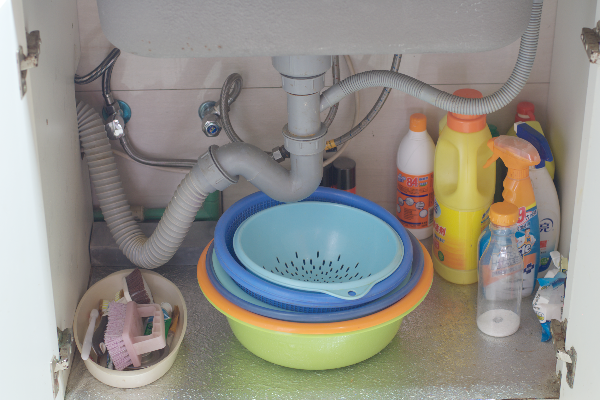
#> input picture LOL_Dataset/our485/high/107.png, 600 x 400 px, given as the content of the folder LOL_Dataset/eval15/low, which was not available
$ jupyter execute lolEBOG.ipynb   (older library calls are emulated)   (text cells are left out)
#> lines starting #> are read from the running program, lines starting #| are printed output that depends on the picture; pictures that were not available may be replaced by others from this repository, and a replacement may not be noted
[cell 1]
import cv2
import numpy as np
from skimage import color, io
from skimage.metrics import structural_similarity as ssim
from skopt import gp_minimize
from skopt.space import Real, Integer
import pandas as pd
import os

[cell 2]
def load_images_from_folder(folder):
    images = [
        os.path.join(folder, f)
        for f in os.listdir(folder)
        if f.lower().endswith('.png')
    ]
    return images

# [10 lines left out: function save_information, not called in this run]

[cell 3]
def calculate_psnr(imageA, imageB):
    # Ensure the images have the same size
    if imageA.shape != imageB.shape:
        raise ValueError("The images must have the same dimensions.")

    psnr_value = cv2.PSNR(imageA, imageB)

    return psnr_value

[cell 4]
def calculate_ssim(image1, image2, win_size=3):

    if image1 is None or image2 is None:
        raise ValueError("One or both images could not be loaded.")

    image1 = cv2.cvtColor(image1, cv2.COLOR_BGR2RGB)
    image2 = cv2.cvtColor(image2, cv2.COLOR_BGR2RGB)

    if image1.shape != image2.shape:
        raise ValueError("Both images must have the same dimensions.")

    ssim_value = ssim(image1, image2, multichannel=True, win_size=win_size)

    return ssim_value

[cell 5]
def calculate_mscn_coefficients(image):
    c = np.fft.fft2(image)
    c_shifted = np.fft.fftshift(c)
    magnitude = np.abs(c_shifted)
    log_magnitude = np.log(1.0 + magnitude)
    c_shifted_real = np.real(c_shifted)
    c_shifted_imag = np.imag(c_shifted)
    return c_shifted_real, c_shifted_imag, magnitude, log_magnitude

def calculate_mscn_features(image):
    _, _, _, log_magnitude = calculate_mscn_coefficients(image)
    std_dev = np.std(log_magnitude)
    mean = np.mean(log_magnitude)
    return [std_dev, mean]

def brisque_features(image):
    gray = cv2.cvtColor(image, cv2.COLOR_BGR2GRAY)
    ms_std_dev, ms_mean = calculate_mscn_features(gray)
    return [ms_std_dev, ms_mean]

def getBRISQUE(image):
    features = brisque_features(image)
    weights = [-0.0977446, 0.0270277, 0.00090095, 0.0793246, 0.0476165, -0.033992, -0.0535509, 0.276186, 0.189205, 0.255546,
               0.120626, 0.0471861, -0.18469, 0.154051, -0.173411, -0.413456]
    intercept = 18.9217
    score = intercept
    for i in range(len(features)):
        score += features[i] * weights[i]
    return score

[cell 6]
def getNIQE(img):
    imagem_gray = color.rgb2gray(img)

    mean_local_contrast = np.mean(np.abs(np.gradient(imagem_gray)))
    std_local_contrast = np.std(np.abs(np.gradient(imagem_gray)))

    niqe_score = 1.0 / (1 + 6.6 * mean_local_contrast + 0.228 * std_local_contrast)

    return niqe_score

[cell 7]
def apply_metrics(img_result, img_ref):

    psnr = calculate_psnr(img_result, img_ref)
    ssim_value = calculate_ssim(img_result, img_ref)
    brisque = getBRISQUE(img_result)
    niqe = getNIQE(img_result)

    return(psnr, ssim_value, brisque, niqe)

[cell 8]
def apply_filter(image, alpha, beta, h, hColor, templateSize, searchSize):

    adjusted = cv2.convertScaleAbs(image, alpha=alpha, beta=beta)
    filtered = cv2.fastNlMeansDenoisingColored(adjusted, None, h, hColor, templateSize, searchSize)
    return filtered

[cell 9]
# [5 lines left out: function objective_function, not called in this run]

[cell 10]
# [30 lines left out: function optimize_image_pair, not called in this run]

[cell 11]
# [7 lines left out: function optimization_phase, not called in this run]

[cell 12]
def evaluation_phase(low_images, high_images, mean_params, out_folder, metrics_csv):
    os.makedirs(out_folder, exist_ok=True)
    metrics_list = []

    for low, high in zip(low_images, high_images):
        name = os.path.splitext(os.path.basename(low))[0]
        img = cv2.imread(low)
        ref = cv2.imread(high)

        result = apply_filter(
            img,
            mean_params['alpha'], mean_params['beta'],
            mean_params['h'], mean_params['hColor'],
            int(mean_params['template']), int(mean_params['search'])
        )

        cv2.imwrite(os.path.join(out_folder, f"{name}.png"), result)

        psnr, ssim_val, brisque, niqe = apply_metrics(result, ref)
        metrics_list.append({
            "psnr": psnr,
            "ssim": ssim_val,
            "brisque": brisque,
            "niqe": niqe
        })

    mean_metrics = {}
    metric_names = metrics_list[0].keys()

    for metric_name in metric_names:
        values = [m[metric_name] for m in metrics_list]
        mean_metrics[metric_name] = np.mean(values)

    os.makedirs(os.path.dirname(metrics_csv), exist_ok=True)
    pd.DataFrame([mean_metrics]).to_csv(metrics_csv, index=False)
    print(f"[INFO] Average test metrics saved at: {metrics_csv}")

    return mean_metrics

[cell 13]
def main():

    train_low, train_high = "LOL_Dataset/our485/low", "LOL_Dataset/our485/high"
    test_low, test_high = "LOL_Dataset/eval15/low", "LOL_Dataset/eval15/high"

    out_test = "results/results_eval15"
    param_csv = "results/mean_train_params.csv"
    metrics_csv = "results/eval15_metrics.csv"

    #Load or compute mean parameters
    if os.path.exists(param_csv):
        print(f"[INFO] Using previously saved parameters from '{param_csv}'")
        mean_params = pd.read_csv(param_csv).iloc[0].to_dict()
#> (reads results/mean_train_params.csv from the repository)
    else:
        print("[INFO] Running optimization phase...")
        low_train = load_images_from_folder(train_low)
        high_train = load_images_from_folder(train_high)

        space = [
            Real(1.0, 5.0, name='alpha'),
            Real(0.0, 50.0, name='beta'),
            Real(5.0, 30.0, name='h'),
            Real(5.0, 20.0, name='hColor'),
            Integer(3, 9, name='template'),
            Integer(3, 9, name='search')
        ]
        results = optimization_phase(low_train, high_train, space)
        mean_params = save_information(results, param_csv)

    #Uses the mean parameters obtained from the images in the our485 folder on the images from eval15
    low_test = load_images_from_folder(test_low)
    high_test = load_images_from_folder(test_high)

    mean_metrics = evaluation_phase(low_test, high_test, mean_params, out_test, metrics_csv)
#> in evaluation_phase, img is the input picture: shape (400, 600, 3); mean B, G, R 136.8, 143.1, 145
#> in apply_filter, `adjusted = cv2.convertScaleAbs(image, alpha=alpha, beta=beta)`:
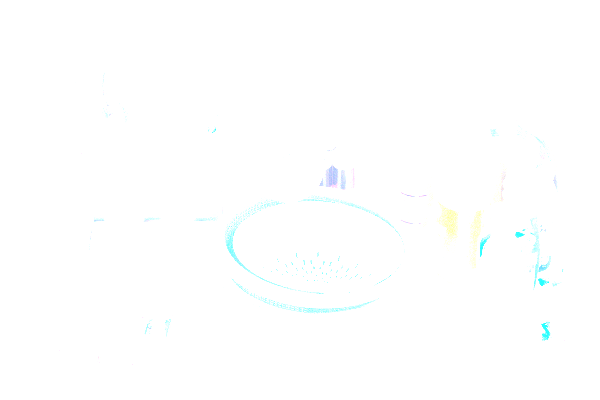
#> adjusted: shape (400, 600, 3); mean B, G, R 254.9, 254.9, 254.2
#> in calculate_psnr, `psnr_value = cv2.PSNR(imageA, imageB)`: psnr_value = 6.55
#> in calculate_ssim, `ssim_value = ssim(image1, image2, multichannel=True, win_size=win_size)`: ssim_value = 0.606
#> in calculate_mscn_coefficients, `log_magnitude = np.log(1.0 + magnitude)`:
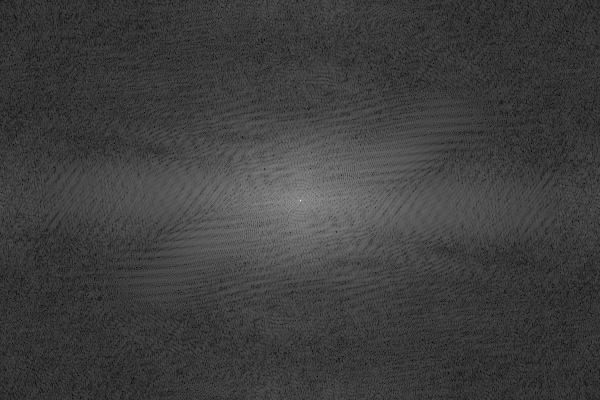
#> log_magnitude: shape (400, 600) float64; min 0.317, max 17.92, mean 4.65; drawn with min black and max white
#> in calculate_mscn_coefficients, `c_shifted_imag = np.imag(c_shifted)`:
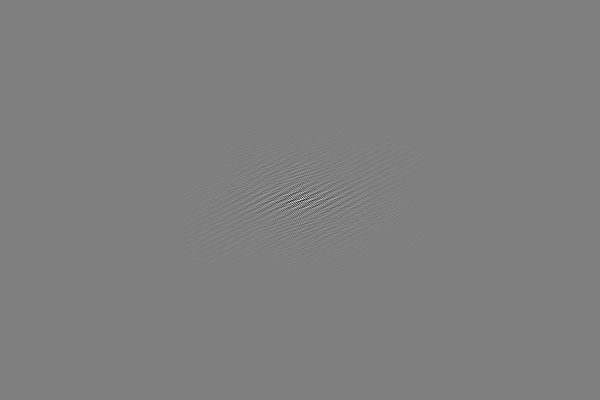
#> c_shifted_imag: shape (400, 600) float64; min -30299, max 30299, mean 0; drawn with min black and max white
#> in calculate_mscn_features, `std_dev = np.std(log_magnitude)`: std_dev = 1.21
#> in calculate_mscn_features, `mean = np.mean(log_magnitude)`: mean = 4.65
#> in brisque_features, `ms_std_dev, ms_mean = calculate_mscn_features(gray)`: ms_std_dev = 1.21; ms_mean = 4.65
#> in getBRISQUE, `features = brisque_features(image)`: features = [1.21, 4.65]
#> the loop in getBRISQUE, `for i in range(len(features)):` made 2 passes
#> score on passes 1 to 2: 18.8, 18.93
#> after the loop in getBRISQUE, `for i in range(len(features)):`: score = 18.93
#> in getNIQE, `mean_local_contrast = np.mean(np.abs(np.gradient(imagem_gray)))`: mean_local_contrast = 0.000133
#> in getNIQE, `std_local_contrast = np.std(np.abs(np.gradient(imagem_gray)))`: std_local_contrast = 0.00103
#> in getNIQE, `niqe_score = 1.0 / (1 + 6.6 * mean_local_contrast + 0.228 * std_local_..`: niqe_score = 0.999
#> in evaluation_phase, `psnr, ssim_val, brisque, niqe = apply_metrics(result, ref)`: psnr = 6.55; ssim_val = 0.606; brisque = 18.93; niqe = 0.999
#> the loop in evaluation_phase, `for metric_name in metric_names:` made 4 passes
#> (metric_name, values) on passes 1 to 4: ('psnr', [6.55]), ('ssim', [0.606]), ('brisque', [18.93]), ('niqe', [0.999])
#> after the loop in evaluation_phase, `for metric_name in metric_names:`: mean_metrics = {'psnr': 6.55, 'ssim': 0.606, 'brisque': 18.93, 'niqe': 0.999}

    """
    print("\n=== TEST METRIC AVERAGES ===")
    print(f"PSNR={mean_metrics['psnr']:.3f} | SSIM={mean_metrics['ssim']:.3f} | "
          f"BRISQUE={mean_metrics['brisque']:.3f} | NIQE={mean_metrics['niqe']:.3f}") """
    print("\n[INFO] Pipeline complete.")
